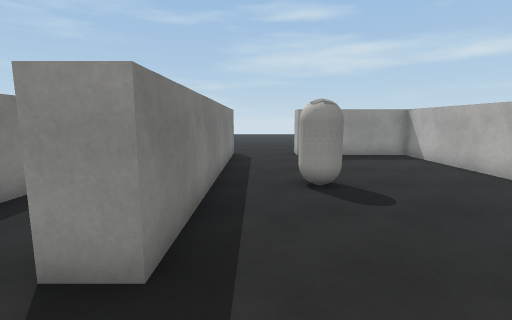
view 1 (above)

23 first-person views from a walk through a scene from a Unity 3-D project. The camera is 1.5 m above the floor, tilts 8° down and sees 85° across. The floor is counted in squares, 1 m on a side. Each view is taken from the middle of a square. On the plan, view 1 faces up. The plan holds only what a view shows up to about 14 squares ahead; the rest is blank. The place goes on beyond the plan. Surface patterns are stand-ins for the level's own textures.

view 2
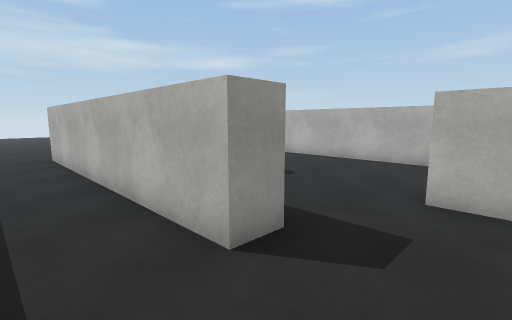

view 3
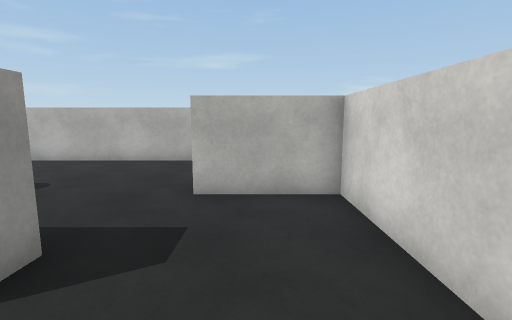

view 4
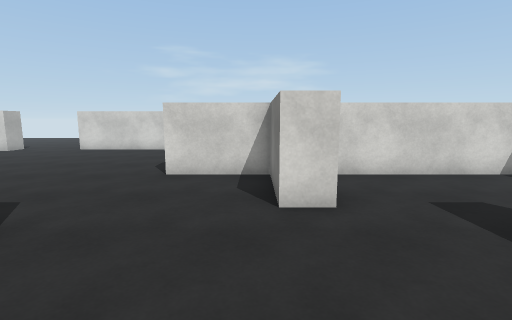

view 5
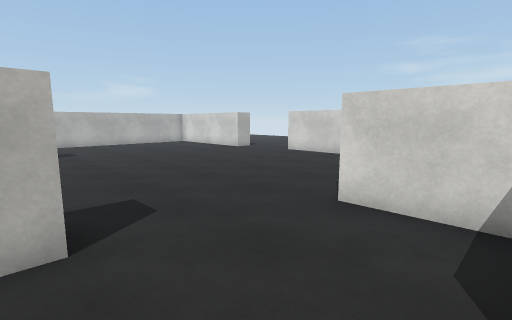

view 6
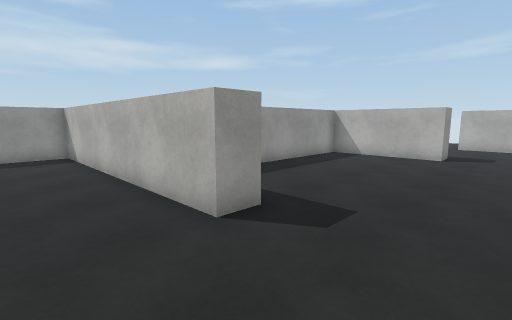

view 7
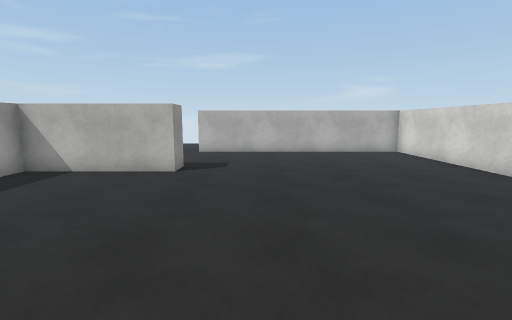

view 8
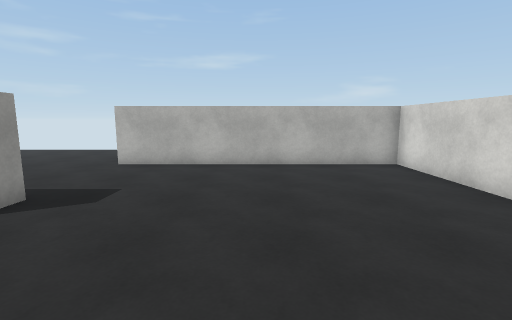

view 9
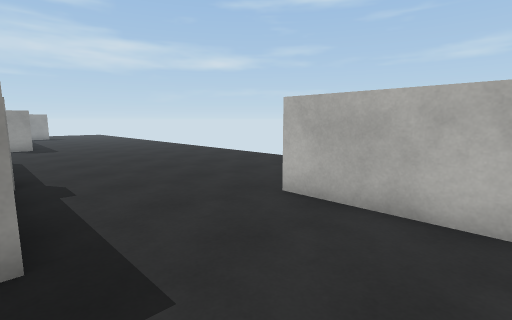

view 10
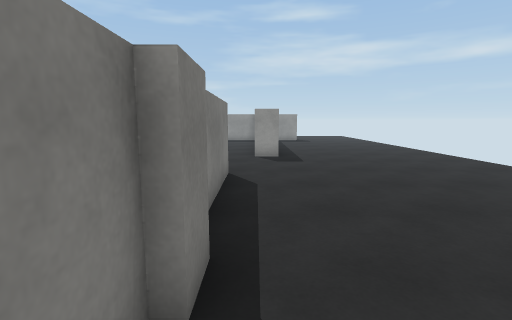

view 11
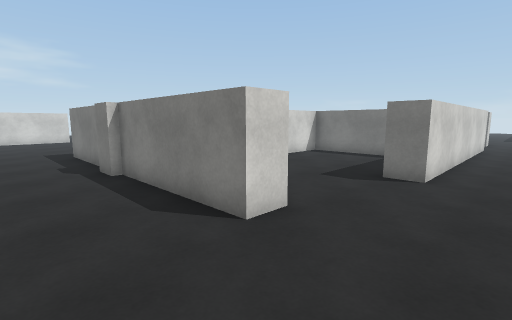

view 12
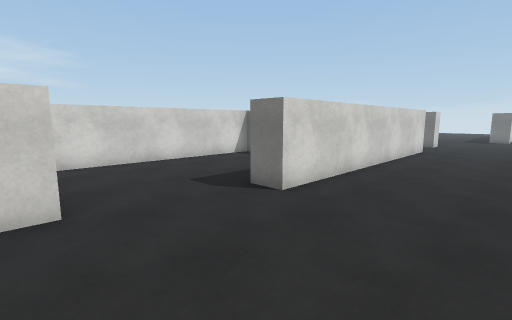

view 13
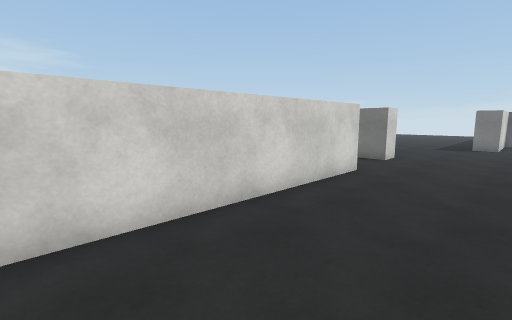

view 14
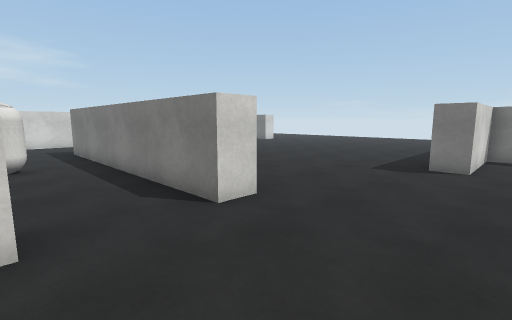

view 15
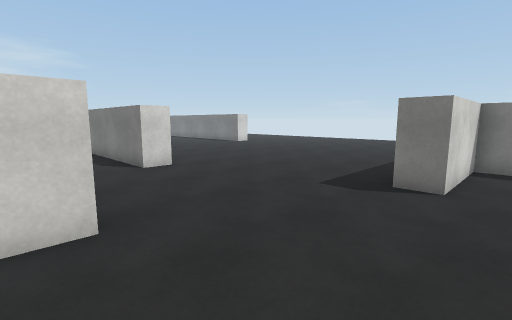

view 16
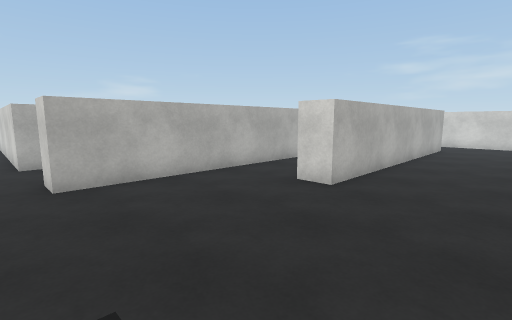

view 17
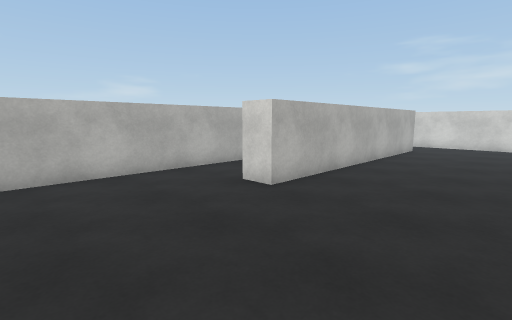

view 18
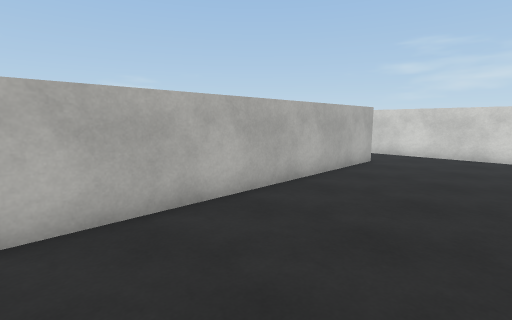

view 19
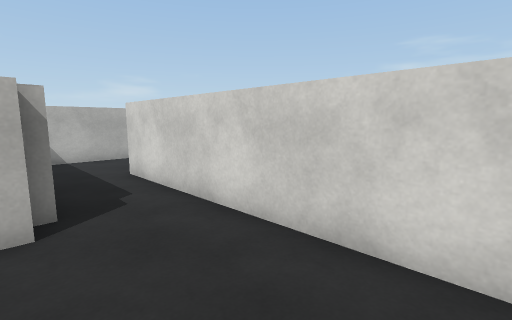

view 20
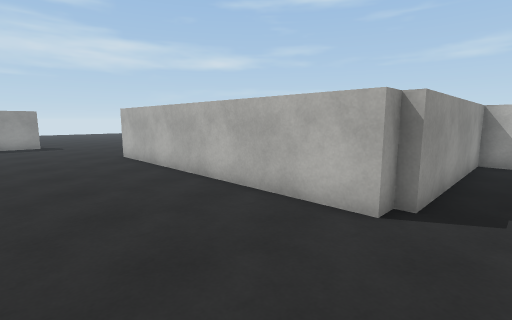

view 21
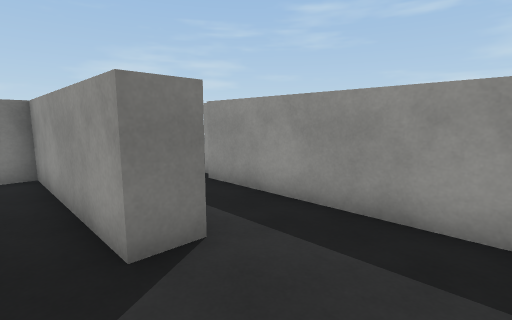

view 22
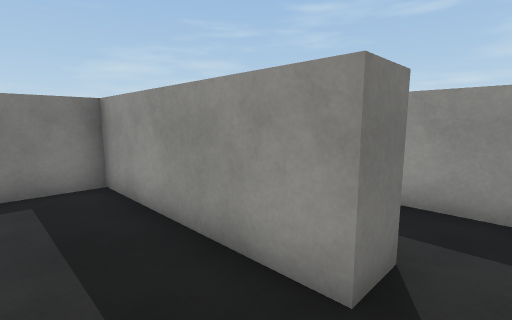

view 23
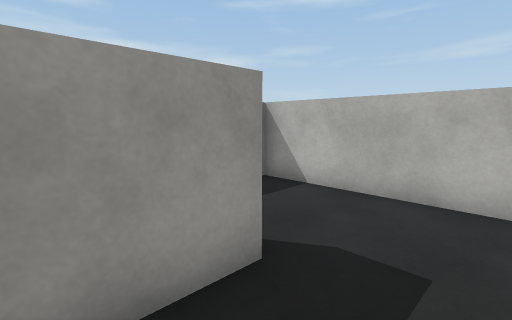

### Floor plan
Points are (right, up) in squares from view 1. A wall is a line through its corners. A room is listed if a view was taken in it or the views show most of it. See-through windows are left out.
Room 1 (views 1, 2, 3)
walls: (-1, 2.4) (-2, 2.4) (-2, 9.5); (-4.2, -1.7) (1.6, -1.7) (1.6, 1.3); (-4.7, 8.2) (-4.7, 2.5)
ways out: opening at (-3.5, 9.5) to room 2; opening at (0.5, 2.5) to room 2
Room 2 (views 4, 5, 6, 7, 8, 9, 10, 11, 12, 13, 14, 15, 16, 17, 18, 19, 20)
walls: (7.6, 2.4) (6.5, 2.4) (6.5, 12.2) (3.8, 12.2); (7.5, 10.5) (7.5, 6.9) (15.5, 6.9); (17.2, 6) (17.2, 1.4) (16.2, 1.4) (16.2, 5.9) (11.1, 5.9); (17.5, 7) (17.5, 5.9); (1.6, 1.3) (2.6, 1.3) (2.6, -1.7) (5.6, -1.7); (16.1, 12) (17.2, 12) (17.2, 6.9); (1.8, 12.1) (1.8, 13.2) (12.4, 13.2) (12.4, 12.1); (-2, 9.5) (-2, 13) (-1, 13) (-1, 2.4); (19, 15.7) (17.9, 15.7); (15.4, -7.9) (21.6, -7.9) (21.6, 1.9); (-5.7, -2.4) (-5.7, 8.2) (-4.7, 8.2); (-8.8, 14.8) (-9.2, 14.8); (-10, -5) (-5.6, -5); (-10.5, 15.8) (-7.6, 15.8) (-7.6, 14.8)
ways out: opening at (-3.5, 9.5) to room 1; opening at (0.5, 2.5) to room 1; opening at (-5, -4) to room 3
objects: capsule (1, 6) to (2, 7)
Room 3 (views 21, 22, 23)
walls: (1.6, -7.9) (1.6, -2.7) (-5.1, -2.7); (-5.6, -5) (-1.9, -5) (-1.9, -6) (-7.8, -6) (-7.8, -7.9); (-5, -2.4) (-5.7, -2.4)
ways out: opening at (-5, -4) to room 2

Where each view was taken, in squares from view 1:
view 1: 0 up, 0 right, facing up
view 2: 0 up, 4 left, facing up-right
view 3: 0 up, 4 left, facing right
view 4: 6 up, 3 right, facing down
view 5: 3 up, 3 right, facing down-right
view 6: 1 down, 4 right, facing up-right
view 7: 1 down, 8 right, facing right
view 8: 3 down, 12 right, facing right
view 9: 2 down, 17 right, facing up-right
view 10: 4 up, 18 right, facing up
view 11: 15 up, 20 right, facing down-left
view 12: 17 up, 17 right, facing down-left
view 13: 17 up, 10 right, facing down-left
view 14: 17 up, 2 right, facing down-left
view 15: 17 up, 1 left, facing down-left
view 16: 14 up, 9 left, facing down-right
view 17: 13 up, 10 left, facing down-right
view 18: 8 up, 10 left, facing down-right
view 19: 2 down, 10 left, facing down-right
view 20: 4 down, 10 left, facing up-right
view 21: 7 down, 1 right, facing up-left
view 22: 8 down, 1 left, facing up-left
view 23: 8 down, 4 left, facing up-right
